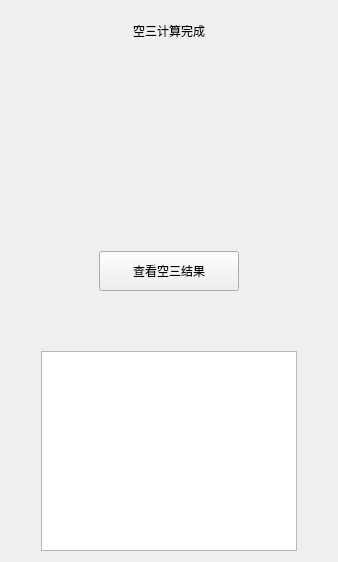
                         <widget class="QWidget" name="page_6">
                          <layout class="QVBoxLayout" name="verticalLayout_56">
                           <property name="spacing">
                            <number>20</number>
                           </property>
                           <item>
                            <widget class="StyleLabel18" name="label_at_success">
                             <property name="minimumSize">
                              <size>
                               <width>0</width>
                               <height>40</height>
                              </size>
                             </property>
                             <property name="maximumSize">
                              <size>
                               <width>16777215</width>
                               <height>40</height>
                              </size>
                             </property>
                             <property name="text">
                              <string>空三计算完成</string>
                             </property>
                             <property name="alignment">
                              <set>Qt::AlignCenter</set>
                             </property>
                            </widget>
                           </item>
                           <item>
                            <layout class="QHBoxLayout" name="horizontalLayout_43">
                             <property name="topMargin">
                              <number>10</number>
                             </property>
                             <property name="bottomMargin">
                              <number>10</number>
                             </property>
                             <item>
                              <widget class="QLabel" name="label_53">
                               <property name="minimumSize">
                                <size>
                                 <width>140</width>
                                 <height>140</height>
                                </size>
                               </property>
                               <property name="maximumSize">
                                <size>
                                 <width>140</width>
                                 <height>140</height>
                                </size>
                               </property>
                               <property name="text">
                                <string/>
                               </property>
                               <property name="pixmap">
                                <pixmap resource="../themes/green/green.qrc">:/icon/images/icon/at_success.png</pixmap>
                               </property>
                               <property name="scaledContents">
                                <bool>false</bool>
                               </property>
                              </widget>
                             </item>
                            </layout>
                           </item>
                           <item>
                            <layout class="QHBoxLayout" name="horizontalLayout_44">
                             <property name="topMargin">
                              <number>0</number>
                             </property>
                             <item>
                              <widget class="StyleButton140x40" name="btnATShow">
                               <property name="minimumSize">
                                <size>
                                 <width>140</width>
                                 <height>40</height>
                                </size>
                               </property>
                               <property name="maximumSize">
                                <size>
                                 <width>140</width>
                                 <height>40</height>
                                </size>
                               </property>
                               <property name="text">
                                <string>查看空三结果</string>
                               </property>
                              </widget>
                             </item>
                            </layout>
                           </item>
                           <item>
                            <spacer name="verticalSpacer_18">
                             <property name="orientation">
                              <enum>Qt::Vertical</enum>
                             </property>
                             <property name="sizeHint" stdset="0">
                              <size>
                               <width>20</width>
                               <height>40</height>
                              </size>
                             </property>
                            </spacer>
                           </item>
                           <item>
                            <layout class="QVBoxLayout" name="verticalLayout_114">
                             <property name="leftMargin">
                              <number>30</number>
                             </property>
                             <property name="topMargin">
                              <number>0</number>
                             </property>
                             <property name="rightMargin">
                              <number>30</number>
                             </property>
                             <item>
                              <widget class="QTableWidget" name="tablewidget_task">
                               <property name="minimumSize">
                                <size>
                                 <width>0</width>
                                 <height>200</height>
                                </size>
                               </property>
                              </widget>
                             </item>
                            </layout>
                           </item>
                          </layout>
                         </widget>
